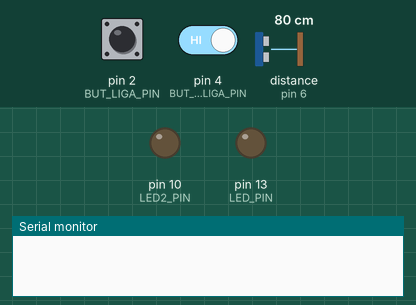
Bench run of a sketch on a simulated Arduino Uno, built with avr-gcc and run on an emulated ATmega328P. Parts: output pins drawn as LEDs (lit = HIGH), the last lines printed to the serial monitor. Inputs (shaded band) come from the test bench; at power-on: pin 2 (BUT_LIGA_PIN) HIGH, distance to the obstacle (sensor on pin 6) 80 cm, pin 4 (BUT_DESLIGA_PIN) HIGH. The echo pulse lasts 58.3 µs per cm.

Above: at 1.2 s.
1.3 s: pin 2 (BUT_LIGA_PIN) pulled LOW for 0.15 s
At 2.4 s:
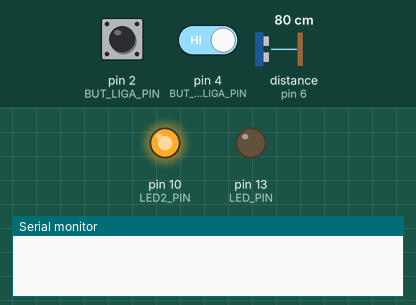
2.9 s: distance to the obstacle (sensor on pin 6) set to 17 cm
4.4 s: distance to the obstacle (sensor on pin 6) set to 14 cm
At 4.9 s:
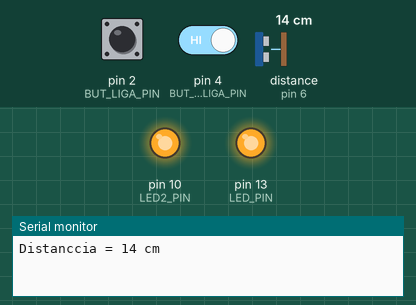
5.9 s: distance to the obstacle (sensor on pin 6) set to 18 cm
At 7.1 s:
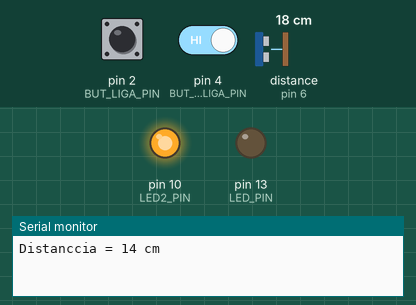
7.4 s: distance to the obstacle (sensor on pin 6) set to 2 cm
At 8.3 s:
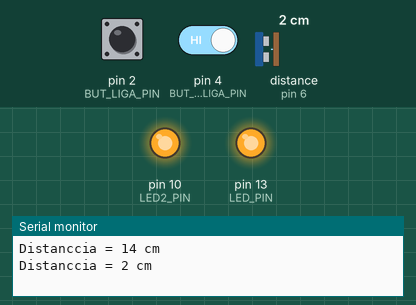
8.9 s: pin 2 (BUT_LIGA_PIN) driven LOW and pin 4 (BUT_DESLIGA_PIN) driven LOW
At 9.7 s:
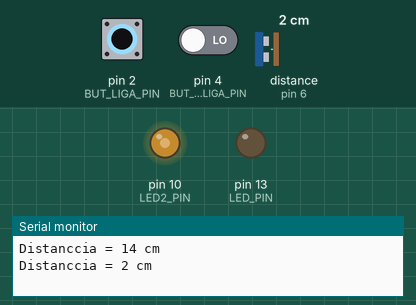
Timing chart, 0 to 11.4 s (numbered marks = the images above; inputs shaded):
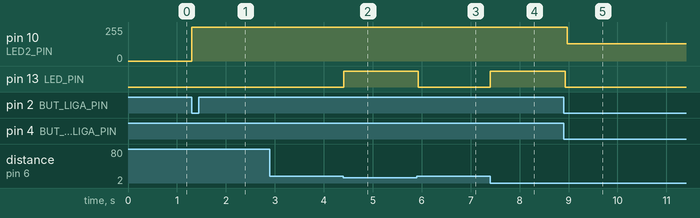

Measured:
- the behaviour switches between 16 and 15 cm on distance to the obstacle (sensor on pin 6) (found by bisection; images 1 and 2)
- after the input at 1.3 s, pin 10 (LED2_PIN): 0/255 → 255/255 at once
- after the input at 2.9 s, every drawn part: stays the same
- after the input at 4.4 s, pin 13 (LED_PIN): LOW → HIGH at once
- after the input at 5.9 s, pin 13 (LED_PIN): HIGH → LOW at once
- after the input at 7.4 s, pin 13 (LED_PIN): LOW → HIGH at once
- after the input at 8.9 s, pin 10 (LED2_PIN): 255/255 → 128/255 after 0.07 s; pin 13 (LED_PIN): HIGH → LOW at once

The sketch:

Tarefa_05_interrupcoes.ino
```cpp
#include <NewPing.h>
#define LED_PIN 13
#define LED2_PIN 10
#define SENSOR_DIST_TRIG 7
#define SENSOR_DIST_ECHO 6
#define DIST_OBSTACULO 15
#define TEMPO_LEITURA 1000
#define PIEZO_PIN 5
#define BUT_LIGA_PIN 2
#define BUT_DESLIGA_PIN 4
//#define LDR_PIN A0

int i =0;
int distanciaAgora;
int distanciaAnt;
int estadoBotaoLiga;
int estadoBotaoDesLiga;
int estadoBotaoAnt = 1;
int start = 0;
int estado = 1;
int luminosidade;
const int delayBip = 1;
unsigned long tempoMedida;

NewPing sonar(SENSOR_DIST_TRIG, SENSOR_DIST_ECHO, DIST_OBSTACULO);

void estado_1(){
  estado = 1;
  start = LOW;
  digitalWrite(LED2_PIN, LOW);
  digitalWrite(LED_PIN, LOW);
 }

void estado_2(){
  estado = 2;
  start = HIGH;
  digitalWrite(LED2_PIN, HIGH);
  digitalWrite(LED_PIN, LOW);
}

void estado_3(unsigned distanciaAgora){
 estado = 3;
 for (i=0;i<50;i++){
  digitalWrite(LED_PIN, HIGH);

 // digitalWrite(PIEZO_PIN, LOW);
  delay(delayBip);
 // digitalWrite(PIEZO_PIN, HIGH);
  delay(delayBip);

  if(distanciaAgora != distanciaAnt){
    Serial.print("Distanccia = ");
    Serial.print(distanciaAgora);
    Serial.println(" cm");
    distanciaAnt = distanciaAgora;
   }
  }
}

void setup() {
  pinMode(LED_PIN, OUTPUT);
  pinMode(LED2_PIN, OUTPUT);
  pinMode(SENSOR_DIST_TRIG, INPUT);
  pinMode(SENSOR_DIST_ECHO , INPUT);
 // pinMode(PIEZO_PIN,OUTPUT);
  pinMode(BUT_LIGA_PIN,INPUT);
  pinMode(BUT_DESLIGA_PIN,INPUT);
  Serial.begin(9600);

  noInterrupts();           // disable all interrupts
//////////////
// Timer1
/////////////

//16MHz - 1/16.000000 = 0,00000000625 s - 0,0000625 ms
//16 bits - 65535 * 0,0000625 ms = 4,0959375 ms(tempo total até o overflow do contador)

/*Utilizando o prescaler de 256

16MHz - 1s
256   - x

16*10^6 - 10^6
256     - x

x= 256*10^6 / 16*10^6 = 16 micros - 0,016 ms (para cada incremento no contador)

Para tempo limite 50 ms - 50/0,016 = 3125 (o contador de 16 bits conta ate 65535. Vai ser incrementado até 3125 para atingir os 50 ms)*/

 TCCR1A = 0; // controle os modos de comparacao
 TCNT1  = 0;//registrador de timer 16bits
 TCCR1B = 0;//Registrador de controle do timer 1

  OCR1A = 3125;            // inicializa o valor da comparacao compare match register 16MHz/256/2Hz

  TCCR1B |= (1 << WGM12);   // habilita o modo de geração de onda CTC no registrador do timer

  TCCR1B |= (1 << CS12);    // configura o timer com prescaler = 256

  TIMSK1 |= (1 << OCIE1A);  // abilita a interrupção CTC timer 1

//////////////
//Timer0
/////////////

/*Utilizando o prescaler de 256

16MHz - 1s
256   - x

16*10^6 - 10^6
1024     - x

x= 1024*10^6 / 16*10^6 = 64 micros - 0,064 ms (para cada incremento no contador)

Para tempo limite 500 ms - 500/0,064 = 7.812 (o contador de 8 bits conta ate 256. Vai ser incrementado até 31250 para atingir os 500 ms)*/

/*DDRD |= (1 << 5);
TCNT0 = 0; // inicializa o contador
TCCR0B |= (1 << WGM01);//configura modo CTC

// configura o timer com prescaler = 1024
TCCR0B |= (1 << CS10);
TCCR0B |= (1 << CS12);

// inicial'iza o valor de comparação
OCR0B = 220;

TIMSK0 =0;//| = (1 << OCIE0B); // ativar interrupção de comparação

TCCR0B |= (1<<COM0A0); //Configura o pino OC0B do temporizador no modo de alternência*/


  interrupts();             // enable all interrupts

}

ISR(TIMER1_COMPA_vect){          // rotina de interrupção Compara o timer

  distanciaAgora = sonar.ping_cm();

}

void loop() {
  estadoBotaoLiga = digitalRead(BUT_LIGA_PIN);
  estadoBotaoDesLiga = digitalRead(BUT_DESLIGA_PIN);

  switch(estado){
    case 1:{
      //Serial.println("Estou no estado 1");
      if(estadoBotaoLiga != estadoBotaoAnt){
        estado_2();
        break;
      }
      estado_1();
      break;
     }
     case 2: {
      //Serial.println("Estou no estado 2");
      if(estadoBotaoDesLiga != estadoBotaoAnt){
        estado_1();
        break;
        }
        if(start){

       //   if((millis() >= TEMPO_LEITURA + tempoMedida)){
             // distanciaAgora = sonar.ping_cm();
            // digitalWrite(distanciaAgora);
              if(distanciaAgora != 0 && distanciaAgora <= DIST_OBSTACULO){
                // Serial.println("Entri no sensor");
                 if(estadoBotaoDesLiga != estadoBotaoAnt){
                    estado_1();
                    break;
                }
                estado_3(distanciaAgora);
                break;
              }else{
                digitalWrite(LED_PIN, LOW);
                estado_2();
                break;
               }
             // tempoMedida = millis();
         //   }
         }
         break;
      }
      case 3:{
        //Serial.println("Estou no estado 3");
       // distanciaAgora = sonar.ping_cm();
        estadoBotaoDesLiga = digitalRead(BUT_DESLIGA_PIN);

        if(estadoBotaoDesLiga != estadoBotaoAnt){
          estado_1();
          break;
        }
        if(distanciaAgora != 0 && distanciaAgora <= DIST_OBSTACULO){
           estado_3(distanciaAgora);
           break;
        }
        estado_2();
        break;
      }
  }
}
```
